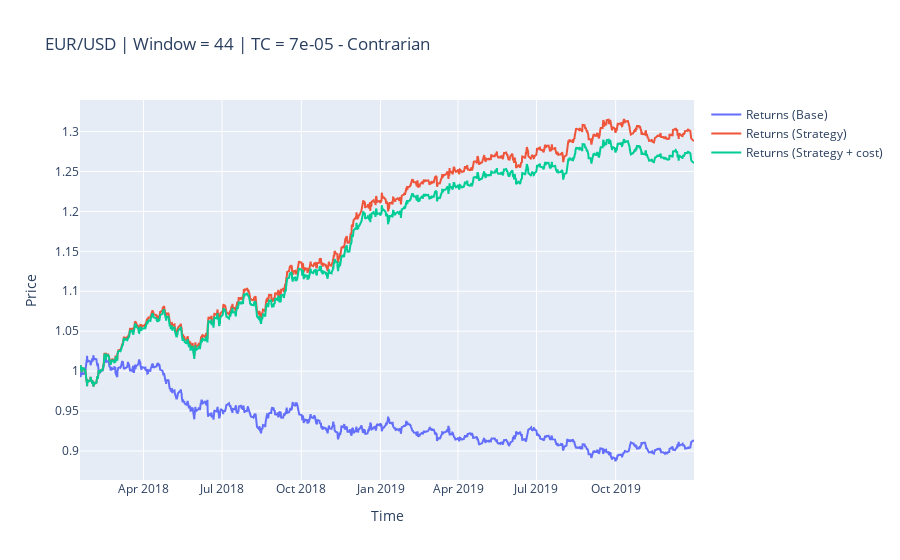

Here is the notebook cell this chart was saved with:
### Markdown cell above
Set of parameters which give maximum returns and a plot of returns for the same

### Code cell
testMCB.plot_results()

### Figure 1 — Plotly figure (JSON) as saved in the notebook; plotly's stock layout.template omitted (floating-point values rounded to 4 significant figures; data arrays with more than 128 entries replaced by an {"elided": "..."} marker saying what was removed)
{"data": [{"name": "Returns (Base)", "type": "scatter", "x": {"elided": "2025 str values"}, "y": {"elided": "2025 float values"}}, {"name": "Returns (Strategy)", "type": "scatter", "x": {"elided": "2025 str values"}, "y": {"elided": "2025 float values"}}, {"name": "Returns (Strategy + cost)", "type": "scatter", "x": {"elided": "2025 str values"}, "y": {"elided": "2025 float values"}}], "layout": {"title": {"text": "EUR/USD | Window = 44 | TC = 7e-05 - Contrarian"}, "xaxis": {"title": {"text": "Time"}}, "yaxis": {"title": {"text": "Price"}}}}
